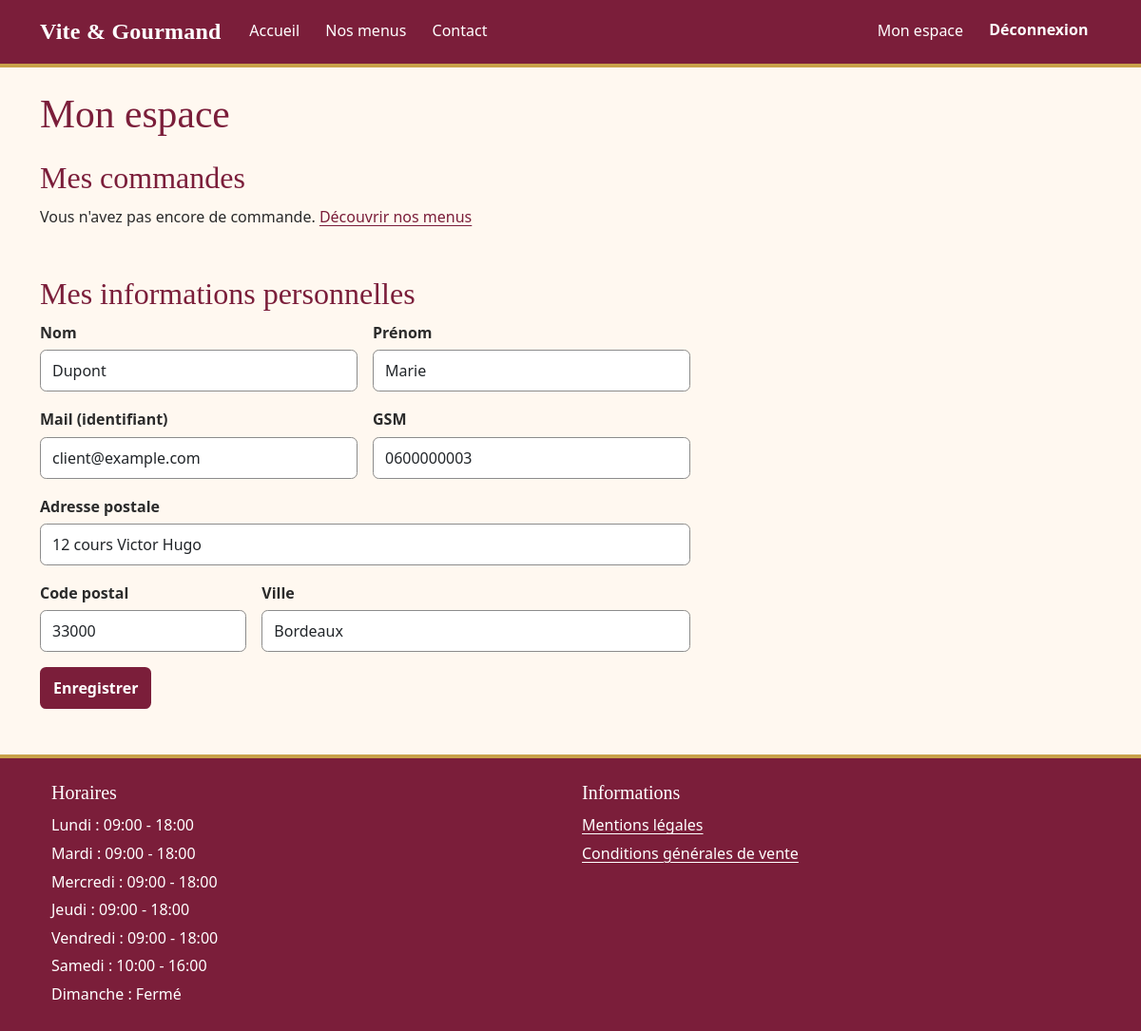
The page /espace-utilisateur.php (signed in) on the database its author committed.
### tables this page shows
CREATE TABLE utilisateur (
    utilisateur_id INT AUTO_INCREMENT PRIMARY KEY,
    email          VARCHAR(150) NOT NULL UNIQUE,   
    password_hash  VARCHAR(255) NOT NULL,          
    nom            VARCHAR(80)  NOT NULL,
    prenom         VARCHAR(80)  NOT NULL,
    telephone      VARCHAR(20)  NOT NULL,
    adresse_postale VARCHAR(255) NOT NULL,
    code_postal    VARCHAR(10)  NOT NULL,
    ville          VARCHAR(100) NOT NULL,
    pays           VARCHAR(60)  NOT NULL DEFAULT 'France',
    actif          BOOLEAN NOT NULL DEFAULT TRUE,  
    reset_token_hash VARCHAR(255) NULL,            
    reset_expire_le  DATETIME NULL,
    cree_le        DATETIME NOT NULL DEFAULT CURRENT_TIMESTAMP,
    role_id        INT NOT NULL,
    CONSTRAINT fk_utilisateur_role FOREIGN KEY (role_id) REFERENCES role(role_id)
);

CREATE TABLE horaire (
    horaire_id     INT AUTO_INCREMENT PRIMARY KEY,
    jour           ENUM('lundi','mardi','mercredi','jeudi','vendredi','samedi','dimanche') NOT NULL UNIQUE,
    heure_ouverture TIME NULL,                     
    heure_fermeture TIME NULL
);

### includes/security.php (called while the page is built, shortened)
<?php
function e(?string $v): string {
    return htmlspecialchars((string)$v, ENT_QUOTES | ENT_SUBSTITUTE, 'UTF-8');
}
function current_user(): ?array {
    return $_SESSION['user'] ?? null;
}
function require_login(): array {
    $u = current_user();
    require_once __DIR__ . '/db.php';
    return $u;
}

### includes/db.php (called while the page is built, shortened)
<?php
function config(): array
{
    static $c = null;
    return $c ??= require __DIR__ . '\..\config\config.php';
}
function db(): PDO
{
    static $pdo = null;
    if ($pdo === null) {
        $c = config()['db'];
        $dsn = "mysql:host={$c['host']};dbname={$c['name']};charset=utf8mb4";
        $pdo = new PDO($dsn, $c['user'], $c['pass'], [
            PDO::ATTR_ERRMODE            => PDO::ERRMODE_EXCEPTION,
            PDO::ATTR_DEFAULT_FETCH_MODE => PDO::FETCH_ASSOC,
            PDO::ATTR_EMULATE_PREPARES   => false,
        ]);
    }
    return $pdo;
}

### public/espace-utilisateur.php (the view, shortened to what this page needs)
<?php
require_once __DIR__ . '/../includes/db.php';
require_once __DIR__ . '/../includes/security.php';
$session = require_role(['utilisateur']);
$pdo = db();
$s = $pdo->prepare('SELECT * FROM utilisateur WHERE utilisateur_id = ?'); $s->execute([$session['id']]); $u = $s->fetch();
$s = $pdo->prepare('SELECT c.commande_id, c.numero_commande, c.date_commande, c.statut, c.prix_menu, c.prix_livraison, m.titre
                    FROM commande c JOIN menu m ON m.menu_id = c.menu_id
                    WHERE c.utilisateur_id = ? ORDER BY c.date_commande DESC');
$s->execute([$session['id']]); $commandes = $s->fetchAll();
require __DIR__ . '/../includes/header.php';
?>
<h1>Mon espace</h1>
<section aria-labelledby="titre-commandes" class="mb-5">
    <h2 id="titre-commandes">Mes commandes</h2>
    <?php if (!$commandes): ?>
        <p>Vous n'avez pas encore de commande. <a href="/menus.php">Découvrir nos menus</a></p>
    <?php endif; ?>
</section>
<section aria-labelledby="titre-infos">
    <h2 id="titre-infos">Mes informations personnelles</h2>
    <form method="post" class="row g-3" style="max-width:700px">
        <div class="col-md-6"><label class="form-label" for="nom">Nom</label>
            <input class="form-control" id="nom" name="nom" required value="<?= e($u['nom']) ?>"></div>
        <div class="col-md-6"><label class="form-label" for="prenom">Prénom</label>
            <input class="form-control" id="prenom" name="prenom" required value="<?= e($u['prenom']) ?>"></div>
        <div class="col-md-6"><label class="form-label" for="email">Mail (identifiant)</label>
            <input class="form-control" id="email" value="<?= e($u['email']) ?>" readonly></div>
        <div class="col-md-6"><label class="form-label" for="telephone">GSM</label>
            <input class="form-control" id="telephone" name="telephone" type="tel" required value="<?= e($u['telephone']) ?>"></div>
        <div class="col-12"><label class="form-label" for="adresse_postale">Adresse postale</label>
            <input class="form-control" id="adresse_postale" name="adresse_postale" required value="<?= e($u['adresse_postale']) ?>"></div>
        <div class="col-md-4"><label class="form-label" for="code_postal">Code postal</label>
            <input class="form-control" id="code_postal" name="code_postal" required value="<?= e($u['code_postal']) ?>"></div>
        <div class="col-md-8"><label class="form-label" for="ville">Ville</label>
            <input class="form-control" id="ville" name="ville" required value="<?= e($u['ville']) ?>"></div>
        <div class="col-12"><button class="btn btn-vg" type="submit">Enregistrer</button></div>
    </form>
</section>
<?php require __DIR__ . '/../includes/footer.php'; ?>

### includes/footer.php (shortened to what this page needs)
</main>
<?php
$horaires = db()->query("SELECT jour, heure_ouverture, heure_fermeture FROM horaire ORDER BY FIELD(jour,'lundi','mardi','mercredi','jeudi','vendredi','samedi','dimanche')")->fetchAll();
?>
<footer class="bg-vg text-white py-4 mt-4">
    <div class="container row mx-auto">
        <section class="col-md-6" aria-labelledby="titre-horaires">
            <h2 class="h5" id="titre-horaires">Horaires</h2>
            <ul class="list-unstyled mb-0">
            <?php foreach ($horaires as $h): ?>
                <li><?= e(ucfirst($h['jour'])) ?> :
                    <?= $h['heure_ouverture'] ? e(substr($h['heure_ouverture'],0,5)) . ' - ' . e(substr($h['heure_fermeture'],0,5)) : 'Fermé' ?>
                </li>
            <?php endforeach; ?>
            </ul>
        </section>
        <nav class="col-md-6" aria-label="Informations légales">
            <h2 class="h5">Informations</h2>
            <ul class="list-unstyled mb-0">
                <li><a class="text-white" href="/mentions-legales.php">Mentions légales</a></li>
                <li><a class="text-white" href="/cgv.php">Conditions générales de vente</a></li>
            </ul>
        </nav>
    </div>
</footer>
</body>
</html>

### public/assets/css/style.css (style rules this page uses)
:root { --vg-bordeaux: #7b1e3a; --vg-bordeaux-fonce: #5e162c; --vg-bordeaux-nuit: #3d0d1c; --vg-creme: #fff8f0; --vg-creme-fonce: #f4e9dc; --vg-or: #8a6a12; --vg-or-clair: #c9a24a; --vg-texte: #2b2b2b; --vg-gris: #5c636a; --vg-bordure: #eadfd3; --vg-focus: #0b57d0; --vg-blanc: #fff; --vg-rayon: .75rem; --vg-rayon-petit: .4rem; --vg-ombre: 0 .25rem .75rem rgba(61, 13, 28, .08); --vg-ombre-forte: 0 .6rem 1.4rem rgba(61, 13, 28, .16); --vg-serif: Georgia, "Times New Roman", serif; --vg-sans: system-ui, -apple-system, "Segoe UI", Roboto, "Helvetica Neue", Arial, sans-serif; }
html { scroll-behavior: smooth; }
body { background: var(--vg-creme); color: var(--vg-texte); font-family: var(--vg-sans); font-size: 1rem; line-height: 1.65; }
h1, h2, h3, h4, .navbar-brand { font-family: var(--vg-serif); line-height: 1.25; }
h1, h2 { color: var(--vg-bordeaux); }
h1 { font-size: clamp(1.9rem, 4vw, 2.6rem); margin-bottom: 1.25rem; }
main p, main li { max-width: 75ch; }
a { color: var(--vg-bordeaux); text-underline-offset: .2em; }
.bg-vg { background-color: var(--vg-bordeaux); }
.btn { border-radius: var(--vg-rayon-petit); font-weight: 600; min-height: 44px; display: inline-flex; align-items: center; justify-content: center; }
.btn-vg { background: var(--vg-bordeaux); border: 2px solid var(--vg-bordeaux); color: #fff; }
.form-label { font-weight: 600; margin-bottom: .3rem; }
.form-control, .form-select { border: 1px solid #8c8c8c; border-radius: var(--vg-rayon-petit); min-height: 44px; background-color: #fff; }
footer.bg-vg { border-top: 4px solid var(--vg-or-clair); }
footer h2 { color: #fff; font-size: 1.15rem; margin-bottom: .6rem; }
footer ul li { padding-block: .1rem; }
footer a { color: #fff; text-decoration: underline; }

### rows shown on the page
utilisateur: nom "Dupont", prenom "Marie", email "client@example.com", telephone "0600000003", adresse_postale "12 cours Victor Hugo", code_postal "33000", ville "Bordeaux"
horaire: jour "Lundi", heure_ouverture "09:00", heure_fermeture "18:00"
horaire: jour "Mardi", heure_ouverture "09:00", heure_fermeture "18:00"
horaire: jour "Mercredi", heure_ouverture "09:00", heure_fermeture "18:00"
horaire: jour "Jeudi", heure_ouverture "09:00", heure_fermeture "18:00"
horaire: jour "Vendredi", heure_ouverture "09:00", heure_fermeture "18:00"
horaire: jour "Samedi", heure_ouverture "10:00", heure_fermeture "16:00"
horaire: jour "Dimanche", shows "Fermé"
